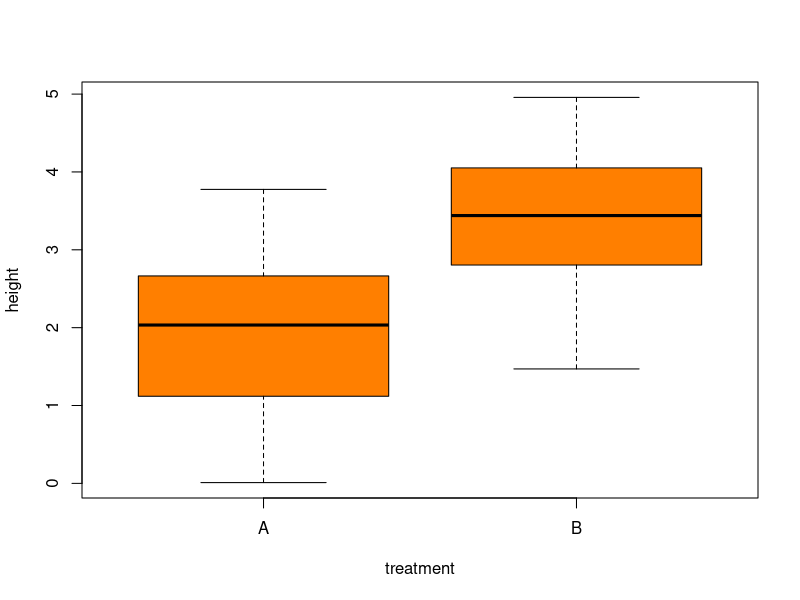
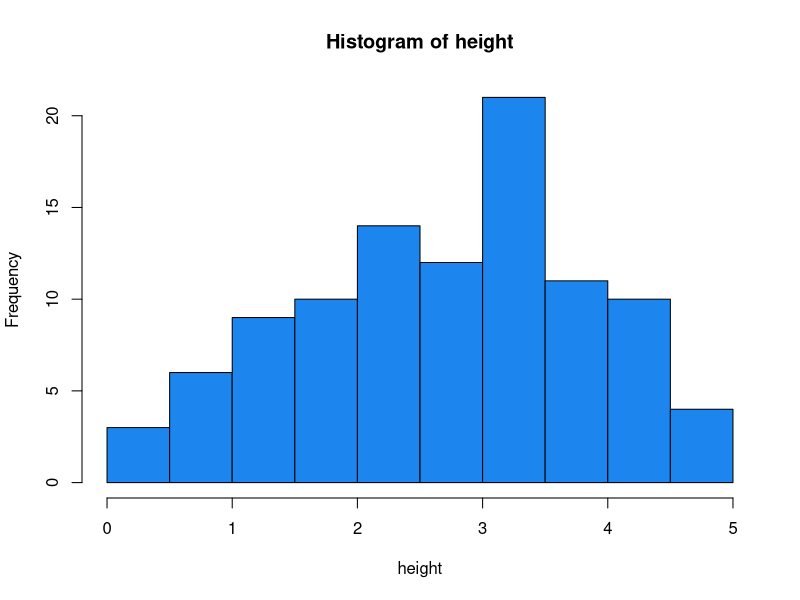
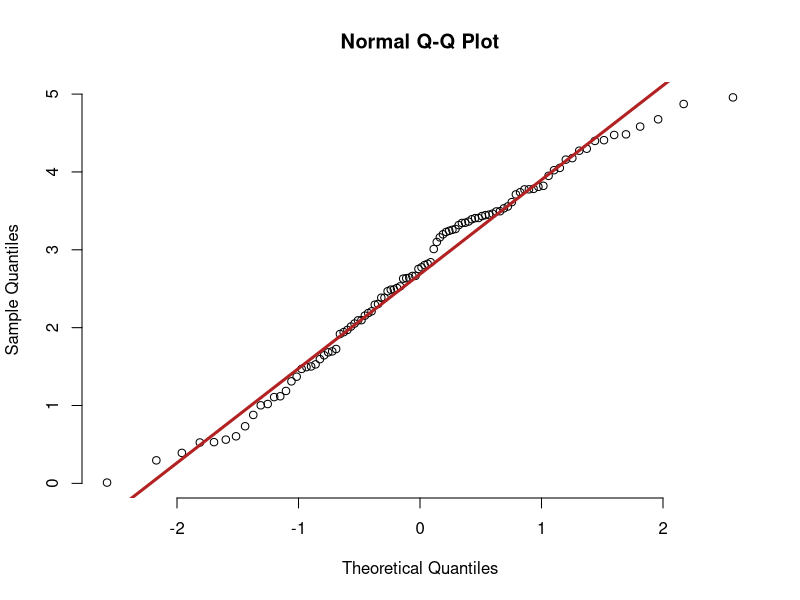
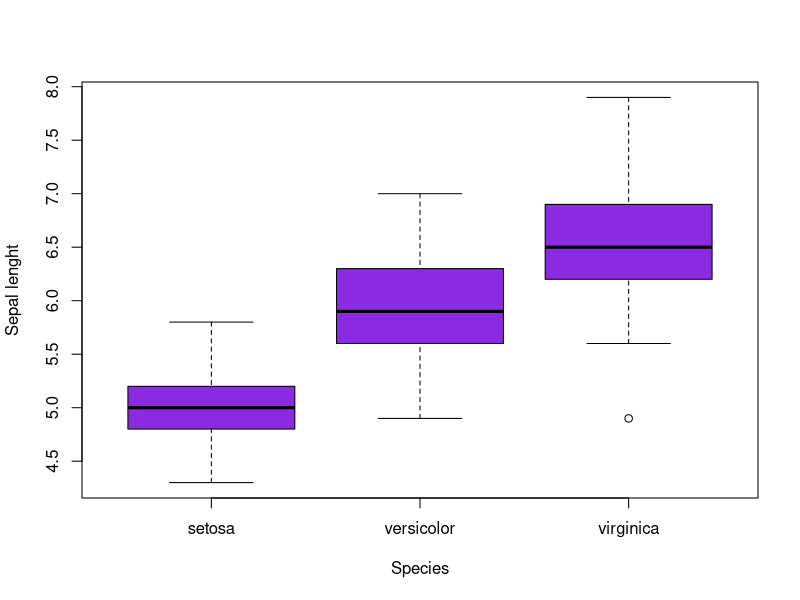
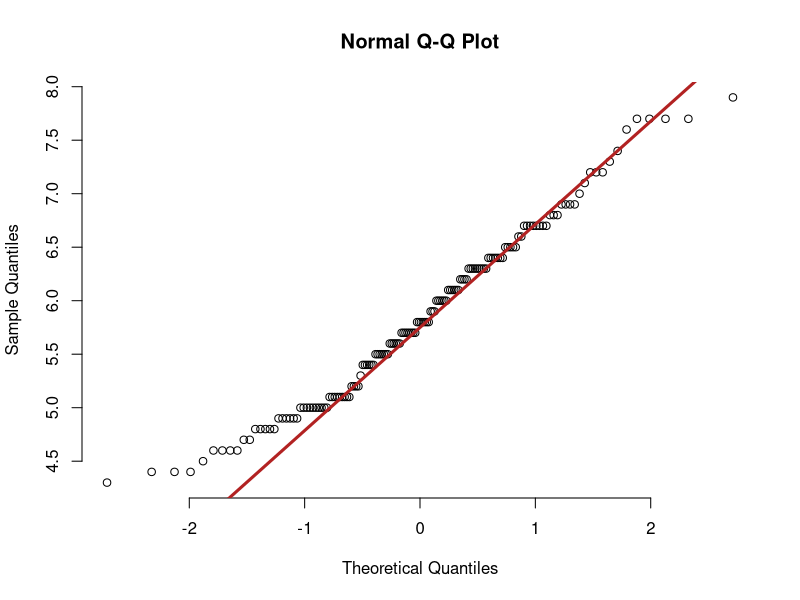
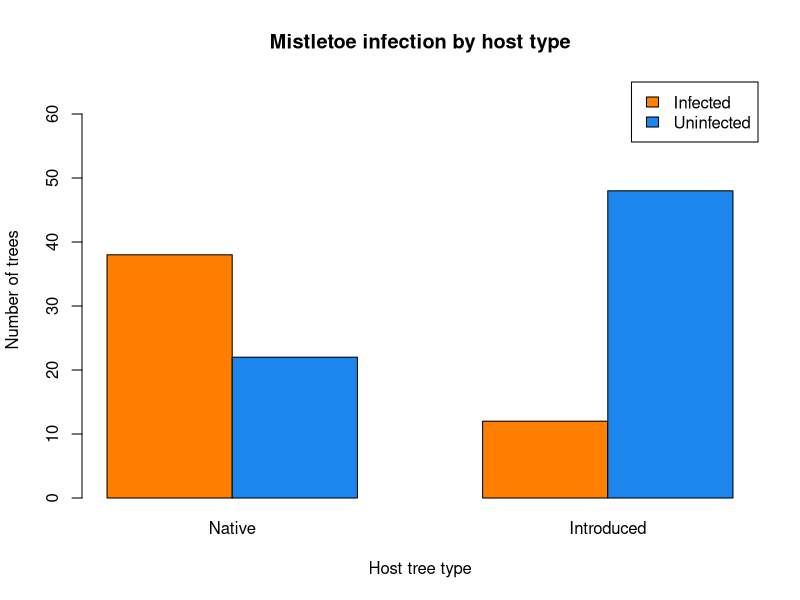
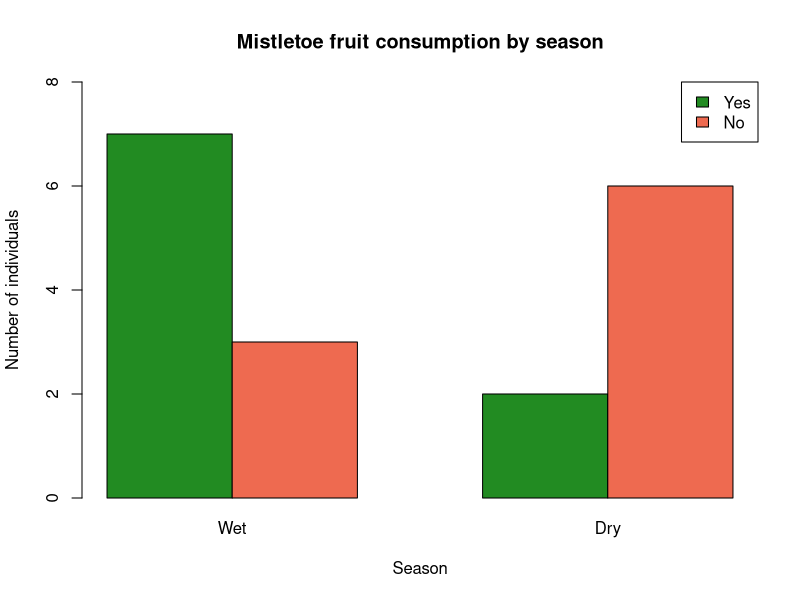

Write R code to recreate these figures, in order.
## ---- chunk 1
knitr::opts_chunk$set(
	echo = TRUE,
	message = FALSE,
	warning = FALSE
)
## ---- chunk 2
data<-read.csv("data/03_waterpl.csv", header = TRUE, sep = ";")
attach(data)
## ---- chunk 3
t.test(height~treatment)
## ---- chunk 4
boxplot(height~treatment, col = "darkorange1")
## ---- chunk 5
shapiro.test(height)
hist(height, col = "dodgerblue2")
## ---- chunk 6
qqnorm(data$height, pch = 1, frame = FALSE)
qqline(data$height, col = "firebrick", lwd = 3)
## ---- chunk 7
bartlett.test(height~treatment)
## ---- chunk 8
wilcox.test(height~treatment)
## ---- chunk 9
data(iris)
attach(iris)
## ---- chunk 10
boxplot(Sepal.Length~Species, col = "blueviolet", ylab= "Sepal lenght")
## ---- chunk 11
comp1<-aov(Sepal.Length~Species)
summary(comp1)
## ---- chunk 12
shapiro.test(Sepal.Length)
## ---- chunk 13
qqnorm(iris$Sepal.Length, pch = 1, frame = FALSE)
qqline(iris$Sepal.Length, col = "firebrick", lwd = 3)
## ---- chunk 14
bartlett.test(Sepal.Length~Species)
## ---- chunk 15
kruskal.test(Sepal.Length~Species)
## ---- chunk 16
# Build the contingency table manually
mistletoe_table <- matrix(c(38, 12, 22, 48),
                          nrow = 2,
                          dimnames = list(
                            Host = c("Native", "Introduced"),
                            Infection = c("Infected", "Uninfected")
                          ))

mistletoe_table
## ---- chunk 17
barplot(t(mistletoe_table),
        beside = TRUE,
        col = c("darkorange1", "dodgerblue2"),
        legend.text = colnames(mistletoe_table),
        args.legend = list(x = "topright"),
        xlab = "Host tree type",
        ylab = "Number of trees",
        ylim = c(0,65),
        main = "Mistletoe infection by host type")
## ---- chunk 18
chisq.test(mistletoe_table)
## ---- chunk 19
# Cramér's V (requires the vcd package)
# install.packages("vcd")
library(vcd)
assocstats(mistletoe_table)
## ---- chunk 20
chisq.test(mistletoe_table)$expected
## ---- chunk 21
# Build the contingency table
dromiciops_table <- matrix(c(7, 2, 3, 6),
                            nrow = 2,
                            dimnames = list(
                              Season = c("Wet", "Dry"),
                              Consumption = c("Yes", "No")
                            ))

dromiciops_table
## ---- chunk 22
barplot(t(dromiciops_table),
        beside = TRUE,
        col = c("forestgreen", "coral2"),
        legend.text = colnames(dromiciops_table),
        args.legend = list(x = "topright"),
        xlab = "Season",
        ylab = "Number of individuals",
        ylim = c(0,8),
        main = "Mistletoe fruit consumption by season")
## ---- chunk 23
chisq.test(dromiciops_table)$expected
## ---- chunk 24
fisher.test(dromiciops_table)
## ---- chunk 25
sessionInfo()
